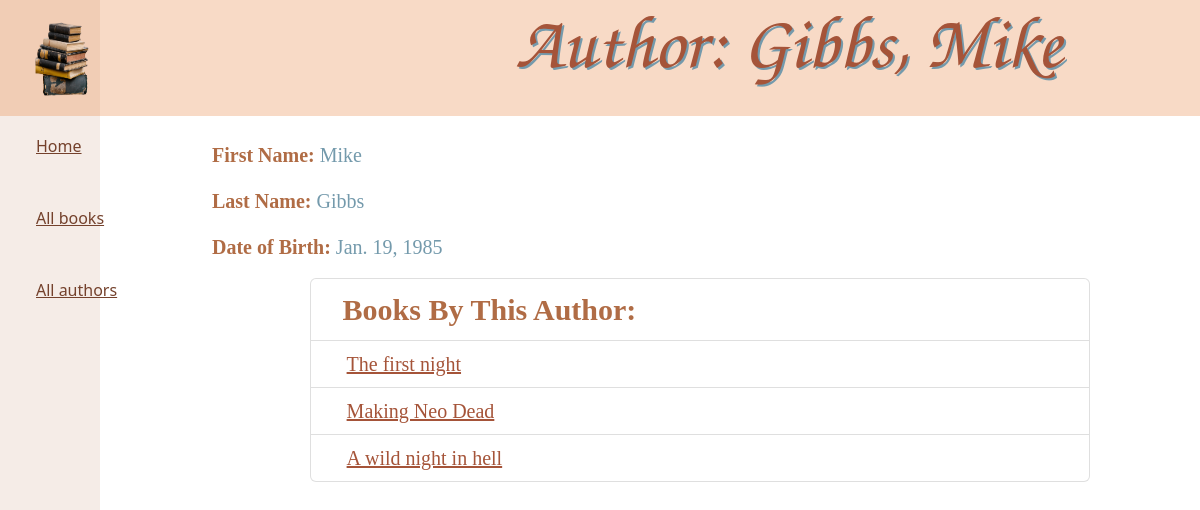
/catalog/author/2, run on the app's committed database.
### catalog/models.py (models this page shows, shortened)
class Author(models.Model):
    first_name = models.CharField(max_length=100)
    last_name = models.CharField(max_length=100)
    date_of_birth = models.DateField(null=True, blank=True)
    date_of_death = models.DateField('Died', null=True, blank=True)
    class Meta:
        ordering = ['last_name']

class Book(models.Model):
    title = models.CharField(max_length=200)
    author = models.ForeignKey('Author', on_delete=models.SET_NULL, null=True)
    summary = models.TextField(max_length=1000, help_text='Enter a brief description of the book')
    isbn = models.CharField('ISBN', max_length=13, unique=True,
                            help_text='isbn numba, foo!')
    genre = models.ManyToManyField(Genre, help_text='Select a genre for this book')
    language = models.ForeignKey('Language', on_delete=models.SET_NULL, null=True)
    def __str__(self):
        return self.title
    def get_absolute_url(self):
        return reverse('book-detail', args=[str(self.id)])
    def display_genre(self):
        return ", ".join(genre.name for genre in self.genre.all()[:3])
    display_genre.short_description = 'genre'

### catalog/views.py (the view)
# urls.py: path("author/<int:pk>", views.AuthorDetailView.as_view(), name="author-detail"),
class AuthorDetailView(generic.DetailView):
    model = Author
    template_name = "author_detail.html"

### catalog/templates/author_detail.html
{% extends "base_generic.html" %}
{% block header %}
  <h1 style="padding-right: 100px; font-size: 75px;"> Author: {{ author.last_name }}, {{ author.first_name }} </h1>
                 {% endblock %}
{% block content %}
  <p><strong>First Name:</strong> {{ author.first_name }}</p>
  <p><strong>Last Name:</strong> {{ author.last_name }}</p>
  <p><strong>Date of Birth:</strong> {{ author.date_of_birth }}</p>
  <ul class="list-group">
<li class="list-group-item center_body middle" style="background-color: #ffffff30"><strong class="m-3" style="font-size: 30px;">Books By This Author:</strong></li>
{% for book in author.book_set.all %}
<li class="list-group-item center_body middle" style="background-color: #ffffff30">
        <a style=" color: #a55439" class="center_body middle" href="{{ book.get_absolute_url }}">{{ book }}</a>
      </li>
{% endfor %}
  </ul>
{% endblock %}

### catalog/templates/base_generic.html (style rules this page uses)
a { background-color: #ffffff00; color: #a55439; }
strong { color:#b06c45; font-family: suranna; background-color: #ffffff00; font-size: 20px; }
p { color:#b06c45; font-family: suranna; background-color: #ffffff00; font-size: 20px; color: #749aac;> }
.center_body { margin: auto; width: 80%; padding: 20px; }
body { background: white url("/static/images/background.png") no-repeat center center fixed; -webkit-background-size: cover; -moz-background-size: cover; -o-background-size: cover; background-size: cover; }
h1 { color:#a55439; font-family: z003; font-size: 75px; text-shadow: 2px 2px #749aac; margin-bottom: auto; padding-bottom: 0%; }
.middle { color:#b06c45; font-family: suranna; background-color: #ffffff00; font-size: 20px; }

### data on the page
Author: last_name "Gibbs", first_name "Mike", date_of_birth "Jan. 19, 1985"
Book: title "The first night"
Book: title "Making Neo Dead"
Book: title "A wild night in hell"
